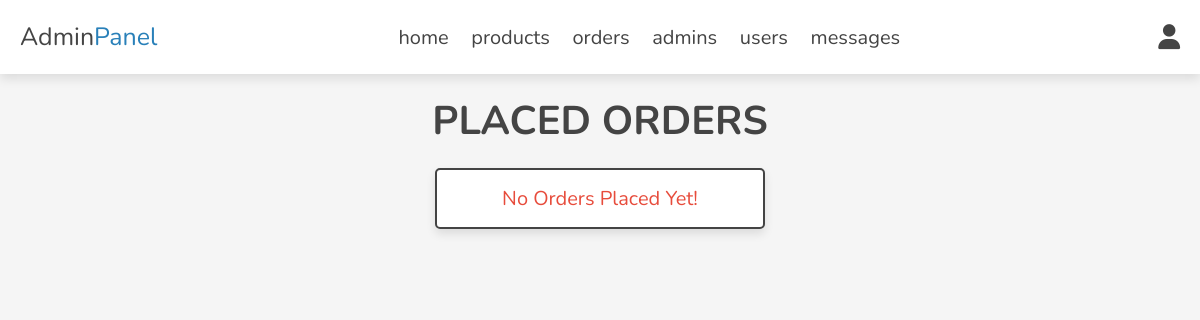
Before: /admin/placed_orders.php (signed in) with the older database file.
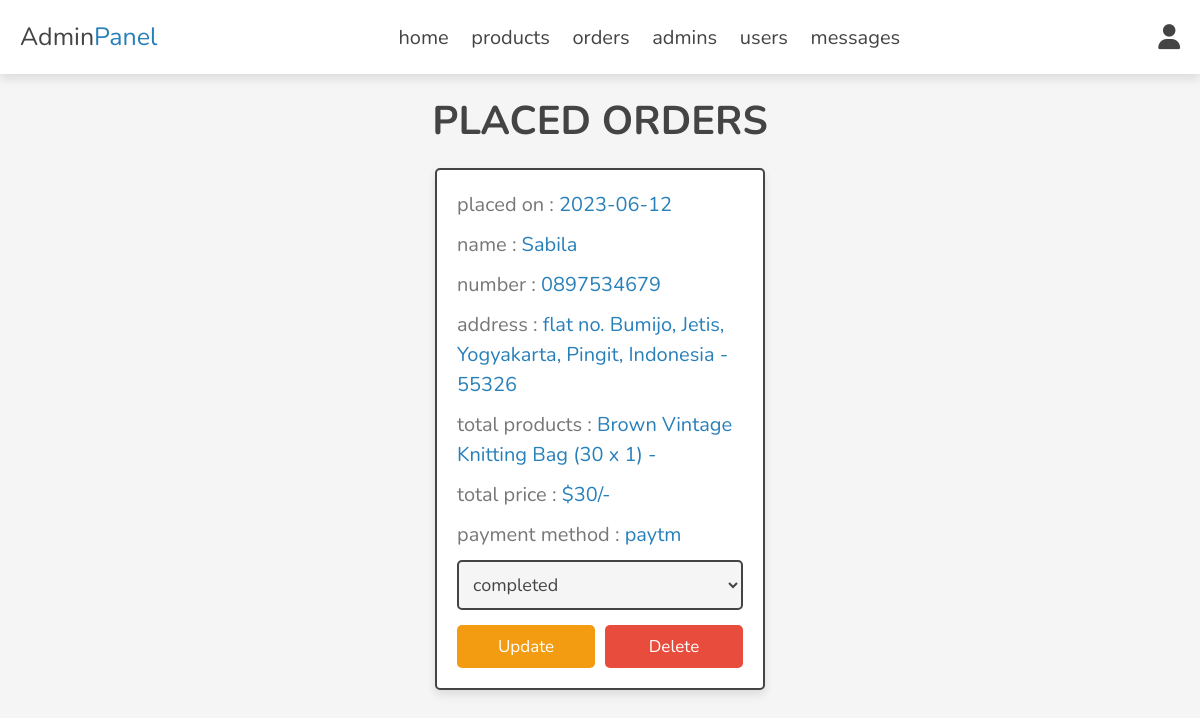
After: the same page with the newer database file.
### tables this page shows
CREATE TABLE `orders` (
  `id` int(100) NOT NULL,
  `user_id` int(100) NOT NULL,
  `name` varchar(20) NOT NULL,
  `number` varchar(10) NOT NULL,
  `email` varchar(50) NOT NULL,
  `method` varchar(50) NOT NULL,
  `address` varchar(500) NOT NULL,
  `total_products` varchar(1000) NOT NULL,
  `total_price` int(100) NOT NULL,
  `placed_on` date NOT NULL DEFAULT current_timestamp(),
  `payment_status` varchar(20) NOT NULL DEFAULT 'pending'
);

### admin/placed_orders.php (the view, shortened to what this page needs)
<?php
include '../components/connect.php';
?>
<!DOCTYPE html>
<html lang="en">
<head>
   <link rel="stylesheet" href="https://cdnjs.cloudflare.com/ajax/libs/font-awesome/6.1.1/css/all.min.css">
   <link rel="stylesheet" href="../css/admin_style.css">
</head>
<body>
<?php include '../components/admin_header.php'; ?>
<section class="orders">
<h1 class="heading">placed orders</h1>
<div class="box-container">
   <?php
      $select_orders = $conn->prepare("SELECT * FROM `orders`");
      $select_orders->execute();
      if($select_orders->rowCount() > 0){
         while($fetch_orders = $select_orders->fetch(PDO::FETCH_ASSOC)){
   ?>
   <div class="box">
      <p> placed on : <span><?= $fetch_orders['placed_on']; ?></span> </p>
      <p> name : <span><?= $fetch_orders['name']; ?></span> </p>
      <p> number : <span><?= $fetch_orders['number']; ?></span> </p>
      <p> address : <span><?= $fetch_orders['address']; ?></span> </p>
      <p> total products : <span><?= $fetch_orders['total_products']; ?></span> </p>
      <p> total price : <span>$<?= $fetch_orders['total_price']; ?>/-</span> </p>
      <p> payment method : <span><?= $fetch_orders['method']; ?></span> </p>
      <form action="" method="post">
         <select name="payment_status" class="select">
            <option selected disabled><?= $fetch_orders['payment_status']; ?></option>
         </select>
        <div class="flex-btn">
         <input type="submit" value="update" class="option-btn" name="update_payment">
         <a href="placed_orders.php?delete=<?= $fetch_orders['id']; ?>" class="delete-btn" onclick="return confirm('delete this order?');">delete</a>
        </div>
      </form>
   </div>
   <?php
         }
      }else{
         echo '<p class="empty">no orders placed yet!</p>';
      }
   ?>
</div>
</section>
</body>
</html>

### components/admin_header.php (shortened to what this page needs)
<header class="header">
   <section class="flex">
      <a href="../admin/dashboard.php" class="logo">Admin<span>Panel</span></a>
      <nav class="navbar">
         <a href="../admin/dashboard.php">home</a>
         <a href="../admin/products.php">products</a>
         <a href="../admin/placed_orders.php">orders</a>
         <a href="../admin/admin_accounts.php">admins</a>
         <a href="../admin/users_accounts.php">users</a>
         <a href="../admin/messages.php">messages</a>
      </nav>
      <div class="icons">
         <div id="user-btn" class="fas fa-user"></div>
      </div>
   </section>
</header>

### css/admin_style.css (style rules this page uses)
:root { --main-color:#2980b9; --orange:#f39c12; --red:#e74c3c; --black:#444; --white:#fff; --light-color:#777; --light-bg:#f5f5f5; --border:.2rem solid var(--black); --box-shadow:0 .5rem 1rem rgba(0,0,0,.1); }
* { font-family: 'Nunito', sans-serif; margin:0; padding:0; box-sizing: border-box; outline: none; border:none; text-decoration: none; }
html { font-size: 62.5%; overflow-x: hidden; }
body { background-color: var(--light-bg); }
section { padding:2rem; max-width: 1200px; margin:0 auto; }
.heading { font-size: 4rem; color:var(--black); margin-bottom: 2rem; text-align: center; text-transform: uppercase; }
.btn, .delete-btn, .option-btn { display: block; width: 100%; margin-top: 1rem; border-radius: .5rem; padding:1rem 3rem; font-size: 1.7rem; text-transform: capitalize; color:var(--white); cursor: pointer; text-align: center; }
.option-btn { background-color: var(--orange); }
.delete-btn { background-color: var(--red); }
.flex-btn { display: flex; gap:1rem; }
.header { position: sticky; top:0; left:0; right:0; background-color: var(--white); box-shadow: var(--box-shadow); z-index: 1000; }
.header .flex { display: flex; align-items: center; justify-content: space-between; position: relative; }
.header .flex .logo { font-size: 2.5rem; color:var(--black); }
.header .flex .logo span { color:var(--main-color); }
.header .flex .navbar a { margin:0 1rem; font-size: 2rem; color:var(--black); }
.header .flex .icons div { margin-left: 1.7rem; font-size: 2.5rem; cursor: pointer; color:var(--black); }
.orders .box-container { display: grid; grid-template-columns: repeat(auto-fit, 33rem); gap:1.5rem; align-items: flex-start; justify-content: center; }
.orders .box-container .box { padding:2rem; padding-top: 1rem; border-radius: .5rem; border:var(--border); background-color: var(--white); box-shadow: var(--box-shadow); }
.orders .box-container .box p { line-height: 1.5; font-size: 2rem; color:var(--light-color); margin:1rem 0; }
.orders .box-container .box p span { color:var(--main-color); }
.orders .box-container .select { margin-bottom: .5rem; width: 100%; background-color: var(--light-bg); padding:1rem; font-size: 1.8rem; color:var(--black); border-radius: .5rem; border:var(--border); }
.empty { padding:1.5rem; background-color: var(--white); border: var(--border); box-shadow: var(--box-shadow); text-align: center; color:var(--red); border-radius: .5rem; font-size: 2rem; text-transform: capitalize; }

Changed rows visible on the page:
added orders: placed_on "2023-06-12", name "Sabila", number "0897534679", address "flat no. Bumijo, Jetis, Yogyakarta, Pingit, Indonesia - 55326", total_products "Brown Vintage Knitting Bag (30 x 1) -", total_price "30", method "paytm", payment_status "completed"
Other visible differences:
text no longer shown: "No Orders Placed Yet!"
